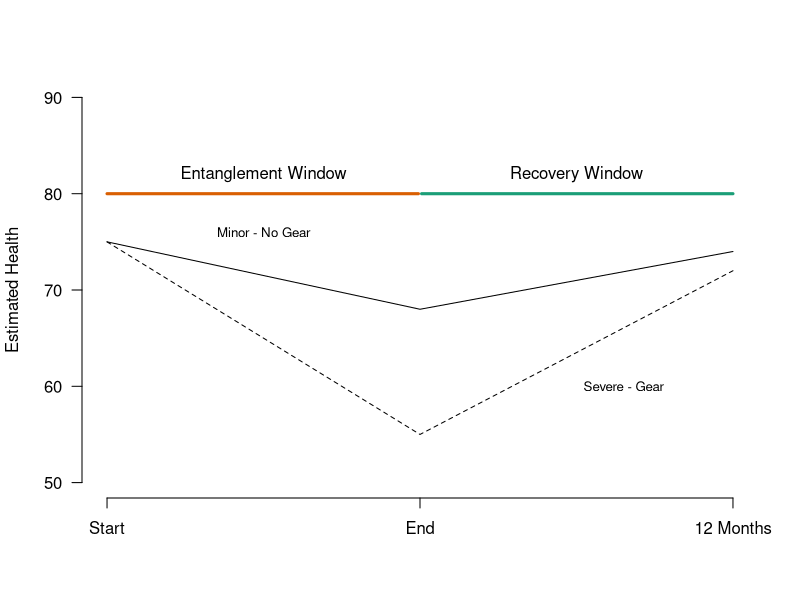
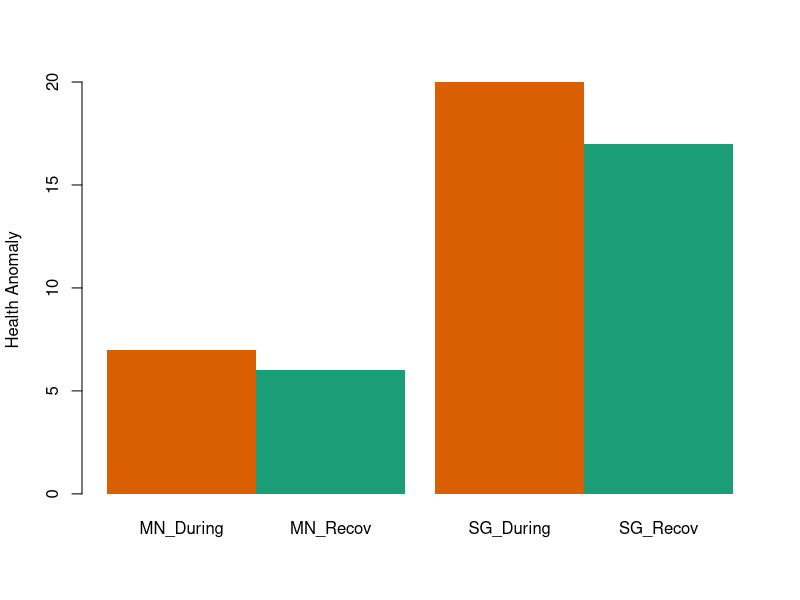

These charts were generated, in order, by the following R code: (Note: this script raises an error after producing the figures.)
## ---- chunk 1
library(RColorBrewer)
mypal <- brewer.pal(3, 'Dark2')
plot(c(0, 1, 2), c(75, 60, 74), type = 'n', ylim = c(50, 90), axes = FALSE, ann = FALSE)
lines(c(0, 1, 2), c(75, 68, 74))
lines(c(0, 1, 2), c(75, 55, 72), lty = 2)
axis(1, at = c(0, 1, 2), labels = c('Start', 'End', '12 Months'))
axis(2, at = seq(50, 90, 10), las = 1)
mtext('Estimated Health', side = 2, line = 3)
text(1.65, 60, 'Severe - Gear', cex = 0.8)
text(0.5, 76, 'Minor - No Gear', cex = 0.8)
lines(c(0, .995), c(80, 80), col = "#D95F02", lwd = 3)
lines(c(1.005, 2), c(80, 80), col = "#1B9E77", lwd = 3)
text(0.5, 82, 'Entanglement Window')
text(1.5, 82, 'Recovery Window')
## ---- chunk 2
df <- data.frame(time = rep(0:1, 2), 
                 health = c(75 - 68, abs(68 - 74), 75 - 55, abs(55 - 72)), 
                 status = rep(c('Minor - No Gear', 'Severe - Gear'), 2))

barplot(df$health, beside = TRUE, space = c(0, 0, 0.2, 0), names = c('MN_During', 'MN_Recov', 'SG_During', 'SG_Recov'),
        col = c("#D95F02", "#1B9E77"), ylab = 'Health Anomaly', border = NA)
## ---- chunk 3
dfout <- prepSlopeHealthData()
dim(dfout)
head(dfout)
## ---- chunk 4
dfMed <- prepSlopeHealthDataMedian(dfout)
dfn <- prepSlopeHealthDataAnnotation(dfout)
## ---- chunk 5
dfAsuml <- prepSlopeHealthDataBarplot(dfout)
## ---- chunk 6
library(gridExtra)
pOut <- plotSlopeHealth(dfout, dfn, dfMed, dfAsuml)
pOut
ggsave(plot = pOut, filename = 'slopeHealth.pdf', path = '/Users/rob/Dropbox/Papers/KnowltonEtAl_Entanglement/images', device = 'pdf')
ggsave(plot = pOut, filename = 'slopeHealth.png', path = '/Users/rob/Dropbox/Papers/KnowltonEtAl_Entanglement/images', device = 'png', dpi = 300, width = 9, height = 6, units = 'in', scale = 0.8)
